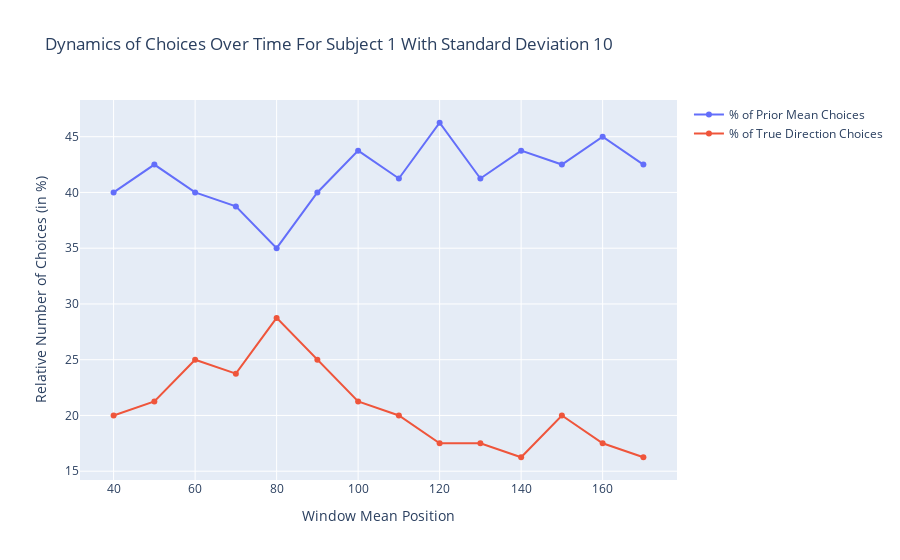
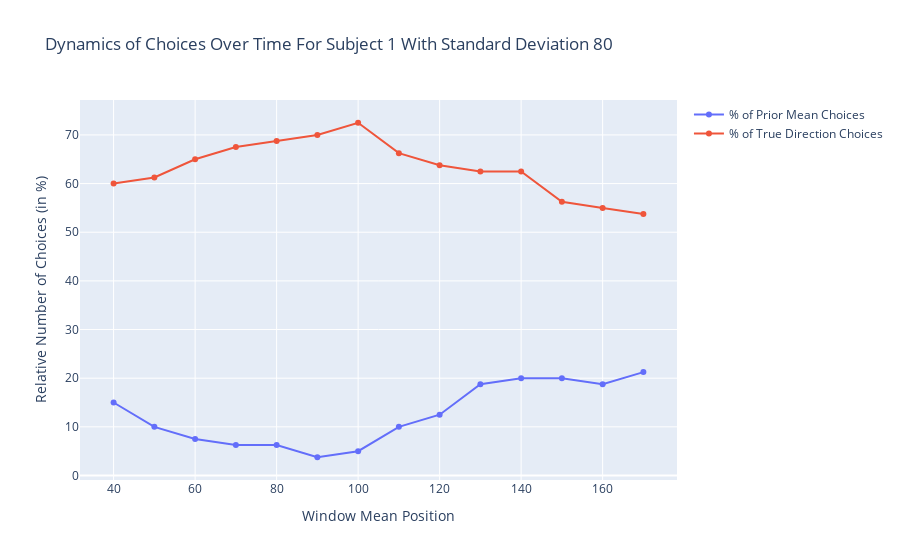

Source (notebook cell) for these figures, in order:
### Markdown cell above
### Data Analysis

### Code cell
for subject_id in SUBJECT_IDS[:1]:
    run_ids = list(data[data['subject_id'] == subject_id]['run_id'].unique())
    for run_id in run_ids[:2]:
       std_dev = list(data[data['subject_id'] == subject_id][data['run_id'] == run_id]['prior_std'].unique())
       plot_dynamics(data, subject_id, run_id, std_dev[0], False)

### Figure 1 — Plotly figure (JSON) as saved in the notebook; plotly's stock layout.template omitted (floating-point values rounded to 4 significant figures)
{"data": [{"mode": "lines+markers", "name": "% of Prior Mean Choices", "type": "scatter", "x": [40, 50, 60, 70, 80, 90, 100, 110, 120, 130, 140, 150, 160, 170], "y": [40, 42.5, 40, 38.75, 35, 40, 43.75, 41.25, 46.25, 41.25, 43.75, 42.5, 45, 42.5]}, {"mode": "lines+markers", "name": "% of True Direction Choices", "type": "scatter", "x": [40, 50, 60, 70, 80, 90, 100, 110, 120, 130, 140, 150, 160, 170], "y": [20, 21.25, 25, 23.75, 28.75, 25, 21.25, 20, 17.5, 17.5, 16.25, 20, 17.5, 16.25]}], "layout": {"title": {"text": "Dynamics of Choices Over Time For Subject 1 With Standard Deviation 10"}, "xaxis": {"title": {"text": "Window Mean Position"}}, "yaxis": {"title": {"text": "Relative Number of Choices (in %)"}}}}

### Figure 2 — Plotly figure (JSON) as saved in the notebook; plotly's stock layout.template omitted (floating-point values rounded to 4 significant figures)
{"data": [{"mode": "lines+markers", "name": "% of Prior Mean Choices", "type": "scatter", "x": [40, 50, 60, 70, 80, 90, 100, 110, 120, 130, 140, 150, 160, 170], "y": [15, 10, 7.5, 6.25, 6.25, 3.75, 5, 10, 12.5, 18.75, 20, 20, 18.75, 21.25]}, {"mode": "lines+markers", "name": "% of True Direction Choices", "type": "scatter", "x": [40, 50, 60, 70, 80, 90, 100, 110, 120, 130, 140, 150, 160, 170], "y": [60, 61.25, 65, 67.5, 68.75, 70, 72.5, 66.25, 63.75, 62.5, 62.5, 56.25, 55, 53.75]}], "layout": {"title": {"text": "Dynamics of Choices Over Time For Subject 1 With Standard Deviation 80"}, "xaxis": {"title": {"text": "Window Mean Position"}}, "yaxis": {"title": {"text": "Relative Number of Choices (in %)"}}}}
